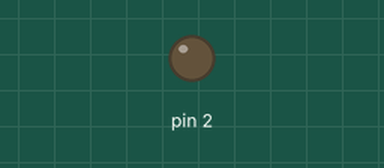
Recording of a sketch running on a simulated Arduino Uno, built with avr-gcc and run on an emulated ATmega328P. On the bench: output pins drawn as LEDs (lit = HIGH).

Above: at 2.5 s.
At 7.5 s:
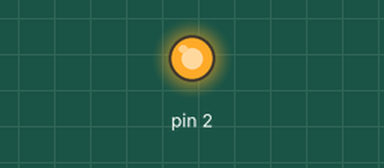
Timing chart, 0 to 13.0 s (numbered marks = the images above):
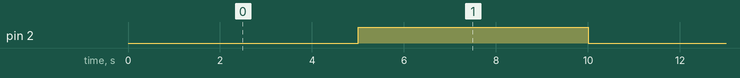

The sketch:

Task4.ino
```cpp
void setup() {
  pinMode(2,OUTPUT);

}

void loop() {


    digitalWrite(2,0);
    delay(5000);
    digitalWrite(2,1);
    delay(5000);

}
```

Measured:
- by itself, pin 2: alternates HIGH for 5.0 s and LOW for 5.0 s
